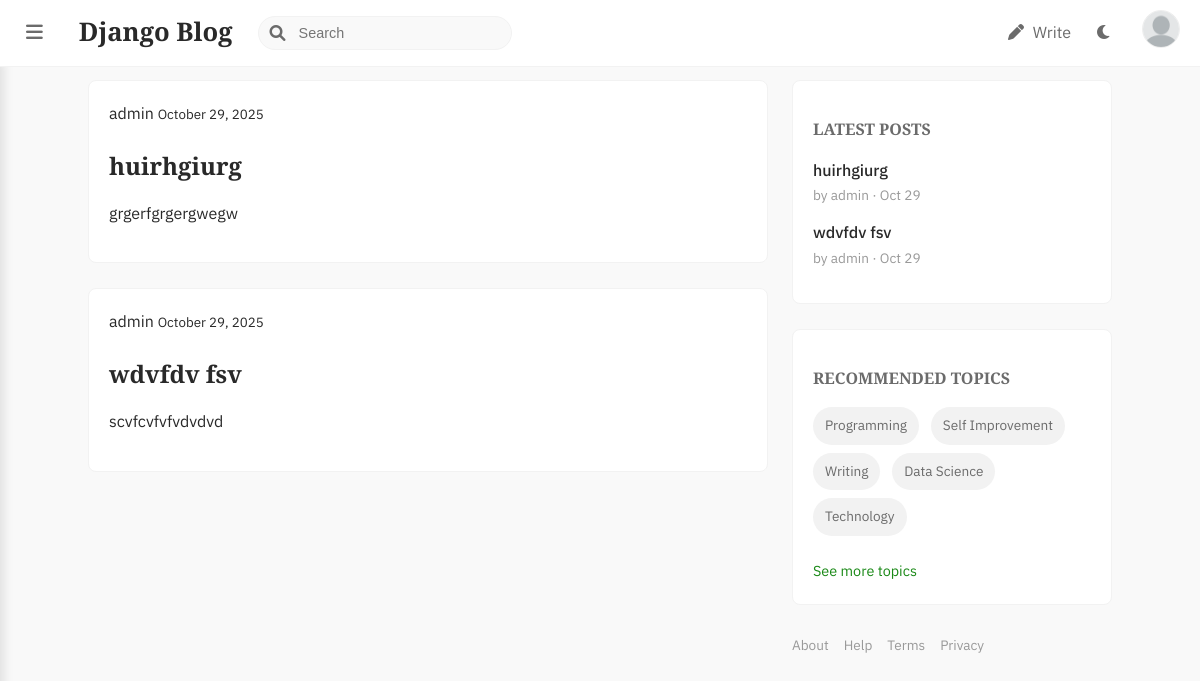
The app's page / (signed in) with its own data.
### blog/models.py (models this page shows, shortened)
class Profile(models.Model):
    user = models.OneToOneField(User, on_delete=models.CASCADE)
    image = models.ImageField(default='user.png', upload_to='profile_pics')
    bio = models.TextField(max_length=500, blank=True)

class Post(models.Model):
    title = models.CharField(max_length=100)
    content = RichTextField(blank=True, null=True)
    image = models.ImageField(upload_to='post_banners', null=True, blank=True)
    date_posted = models.DateTimeField(default=timezone.now)
    author = models.ForeignKey(User, on_delete=models.CASCADE)

### blog/views.py (the view)
# urls.py: path('', PostListView.as_view(), name='blog-home'),
class PostListView(ListView):
    model = Post
    context_object_name = 'posts'
    ordering = ['-date_posted']
    paginate_by = 5
    def get_template_names(self):
        if self.request.user.is_authenticated:
            return ['blog/home.html']  # Logged-in users see the feed
        else:
            return ['blog/landing.html'] # Logged-out users see the landing page

### blog/context_processors.py (called while the page is built)
def latest_posts_processor(request):
    latest_posts = Post.objects.order_by('-date_posted')[:5]
    return {'latest_posts': latest_posts}

### blog/templates/blog/home.html (shortened to what this page needs)
{% extends "blog/base.html" %}
{% block content %}
    {% for post in posts %}
        <article class="media content-section">
          <div class="media-body">
            <div class="article-metadata">
              <a class="mr-2" href="#">{{ post.author }}</a>
              <small class="text-muted">{{ post.date_posted|date:"F d, Y" }}</small>
            </div>
            <h2><a class="article-title" href="{% url 'post-detail' post.id %}">{{ post.title }}</a></h2>
            <div class="article-content">{{ post.content|safe|truncatewords_html:50 }}</div>
          </div>
        </article>
    {% endfor %}
{% endblock content %}

### blog/templates/blog/base.html (shortened to what this page needs)
{% load static %}
<!DOCTYPE html>
<html lang="en">
<head>
    <link rel="stylesheet" type="text/css" href="{% static 'blog/main.css' %}">
    <link rel="stylesheet" href="https://cdnjs.cloudflare.com/ajax/libs/font-awesome/6.0.0-beta3/css/all.min.css">
</head>
<body class="logged-in-body">
    <header class="logged-in-header">
        <nav class="navbar logged-in-nav">
            <div class="nav-left">
                <button class="sidebar-toggle"><i class="fas fa-bars"></i></button>
                <a class="logo-small" href="{% url 'blog-home' %}">Django Blog</a>
                <div class="search-bar">
                    <i class="fas fa-search"></i>
                    <input type="text" placeholder="Search">
                </div>
            </div>
            <div class="nav-right">
                <a href="{% url 'post-create' %}" class="nav-item"><i class="fas fa-pen"></i> Write</a>
                <button id="reader-mode-toggle" class="nav-item"><i class="fas fa-moon"></i></button>
                <div class="profile-dropdown">
                    <img src="{% if user.is_authenticated and user.profile.image %}{{ user.profile.image.url }}{% else %}{{ MEDIA_URL }}user.png{% endif %}" alt="Profile Picture" class="profile-pic">
                </div>
            </div>
        </nav>
    </header>
    <div class="main-container">
        <main class="content">
            {% block content %}{% endblock %}
        </main>
        <aside class="right-sidebar">
            <div class="content-section">
                <h3>Latest Posts</h3>
                {% for post in latest_posts %}
                    <div class="staff-pick-item">
                        <a href="{% url 'post-detail' post.id %}">
                            <p>{{ post.title }}</p>
                        </a>
                        <small>by {{ post.author.username }} · {{ post.date_posted|date:"M d" }}</small>
                    </div>
                {% endfor %}
            </div>
            <div class="content-section recommended-topics">
                <h3>Recommended topics</h3>
                <div class="topic-tags">
                    <span class="tag">Programming</span>
                    <span class="tag">Self Improvement</span>
                    <span class="tag">Writing</span>
                    <span class="tag">Data Science</span>
                    <span class="tag">Technology</span>
                </div>
                <a href="#" class="see-full">See more topics</a>
            </div>
            <footer class="right-sidebar-footer">
                <a href="#">About</a>
                <a href="#">Help</a>
                <a href="#">Terms</a>
                <a href="#">Privacy</a>
            </footer>
        </aside>
    </div>
</body>
</html>

### blog/static/blog/main.css (style rules this page uses)
body { font-family: 'IBM Plex Sans', sans-serif; color: #292929; background-color: #fff; margin: 0; line-height: 1.6; transition: background-color 0.3s, color 0.3s; }
h1, h2, h3, h4, h5, h6 { font-family: 'Playfair Display', serif; color: #292929; margin-bottom: 0.5em; }
a { color: inherit; text-decoration: none; transition: color 0.2s ease-in-out; }
.logged-in-body { display: flex; min-height: 100vh; padding-top: 60px; background-color: #f9f9f9; }
.logged-in-header { background-color: #fff; border-bottom: 1px solid #f2f2f2; position: fixed; width: 100%; top: 0; left: 0; z-index: 999; }
.logged-in-nav { display: flex; justify-content: space-between; align-items: center; width: 100%; max-width: 1200px; padding: 10px 20px; box-sizing: border-box; margin-left: auto; margin-right: auto; }
.logged-in-nav .nav-left, .logged-in-nav .nav-right { display: flex; align-items: center; }
.logged-in-nav .logo-small { font-family: 'Playfair Display', serif; font-size: 1.6rem; font-weight: 700; color: #292929; margin-left: 15px; }
.logged-in-nav .sidebar-toggle { background: none; border: none; font-size: 1.2rem; cursor: pointer; color: #6b6b6b; margin-right: 15px; transition: color 0.2s ease; }
.logged-in-nav .search-bar { position: relative; margin-left: 25px; }
.logged-in-nav .search-bar i { position: absolute; left: 12px; top: 50%; transform: translateY(-50%); color: #6b6b6b; }
.logged-in-nav .search-bar input { border: 1px solid #f2f2f2; border-radius: 99em; padding: 8px 12px 8px 40px; background-color: #f9f9f9; font-size: 0.9rem; width: 200px; transition: all 0.2s ease; }
.logged-in-nav .nav-right .nav-item { margin-left: 25px; font-size: 1rem; color: #6b6b6b; transition: color 0.2s ease; cursor: pointer; background: none; border: none; padding: 0; }
.logged-in-nav .nav-right .nav-item i { margin-right: 5px; }
.profile-dropdown { position: relative; margin-left: 25px; cursor: pointer; }
.profile-dropdown .profile-pic { width: 36px; height: 36px; border-radius: 50%; object-fit: cover; border: 1px solid #eee; transition: transform 0.2s ease; }
.main-container { margin-left: 240px; width: calc(100% - 240px); display: flex; justify-content: center; padding: 20px; gap: 24px; transition: margin-left 0.3s ease, width 0.3s ease; }
.content { width: 100%; max-width: 680px; flex-shrink: 1; }
.right-sidebar { width: 320px; flex-shrink: 0; position: sticky; top: 80px; align-self: flex-start; }
.content-section { background: #ffffff; padding: 20px; border: 1px solid #f2f2f2; border-radius: 8px; margin-bottom: 25px; }
.right-sidebar .content-section h3 { font-size: 1rem; text-transform: uppercase; color: #6b6b6b; margin-bottom: 15px; font-weight: 600; }
.staff-pick-item { margin-bottom: 15px; line-height: 1.4; }
.staff-pick-item p { font-weight: 500; margin-bottom: 2px; }
.staff-pick-item small { color: #999; font-size: 0.85rem; }
.see-full { color: #1A8917; font-size: 0.9rem; margin-top: 15px; display: inline-block; }
.topic-tags .tag { display: inline-block; background-color: #f2f2f2; color: #6b6b6b; padding: 8px 12px; border-radius: 99em; font-size: 0.85rem; margin: 0 8px 8px 0; transition: background-color 0.2s ease, color 0.2s ease; }
.right-sidebar-footer { display: flex; flex-wrap: wrap; margin-top: 30px; }
.right-sidebar-footer a { font-size: 0.85rem; color: #999; margin-right: 15px; margin-bottom: 10px; }
@media (max-width: 1200px) { .main-container { margin-left: 0; width: 100%; } }

### records on screen
Post: author "admin", date_posted "October 29, 2025", title "huirhgiurg", content "grgerfgrgergwegw", author.username "admin", date_posted "Oct 29"
Post: author "admin", date_posted "October 29, 2025", title "wdvfdv fsv", content "scvfcvfvfvdvdvd", author.username "admin", date_posted "Oct 29"
